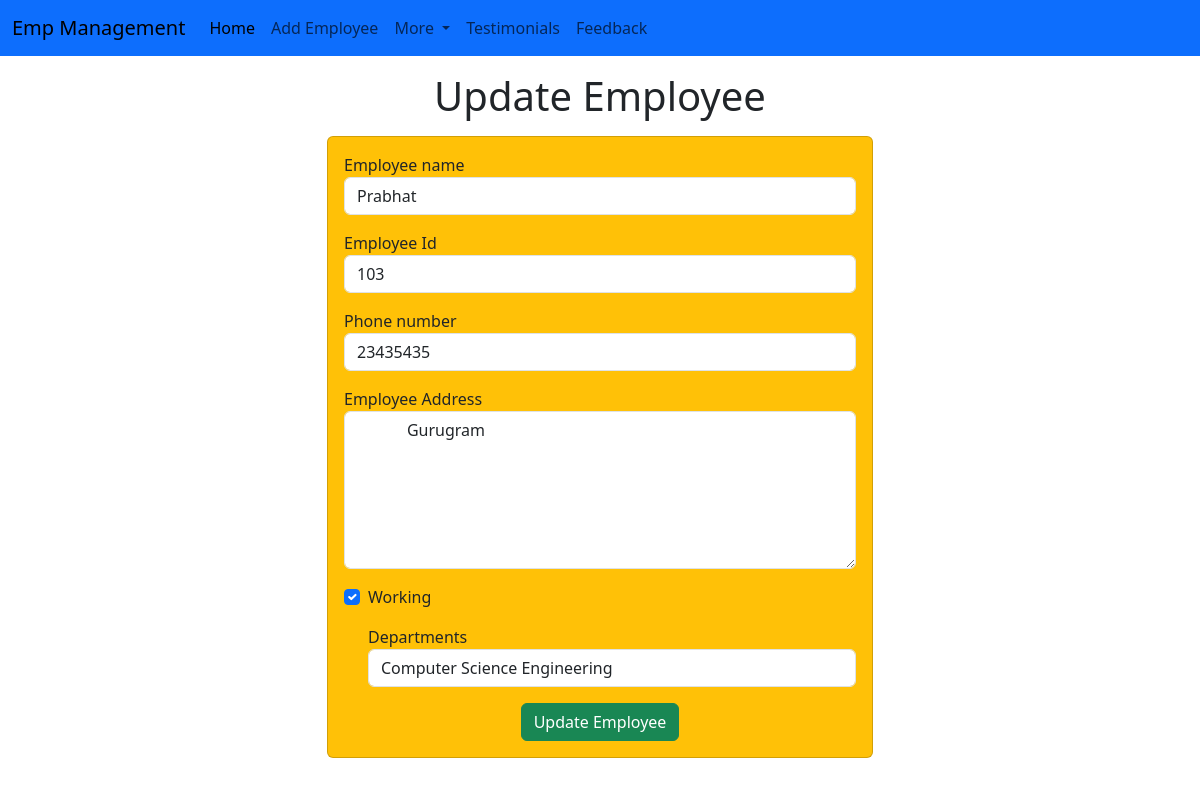
The page /emp/update_emp/5 on the database its author committed.
### emp/models.py (models this page shows, shortened)
class Emp(models.Model):
    name=models.CharField(max_length=200)
    emp_id=models.CharField(max_length=200)
    phone=models.CharField(max_length=10)
    address=models.CharField(max_length=150)
    working=models.BooleanField(default=True)
    department=models.CharField(max_length=10)

### emp/views.py (the view)
# urls.py: path("update_emp/<int:emp_id>",update_emp),
def update_emp(request, emp_id):
    emp=Emp.objects.get(pk=emp_id)
    return render(request,"emp/update_emp.html",{
        'emp':emp
    })

### templates/emp/update_emp.html (shortened to what this page needs)
<!doctype html>
<html lang="en">
  <head>
    <link href="https://cdn.jsdelivr.net/npm/bootstrap@5.3.3/dist/css/bootstrap.min.css" rel="stylesheet">
  </head>
  <body>
  {% include 'emp/navbar.html' %}
    <h1 class="text-center my-3">Update Employee</h1>
    <div class="container">
      <div class="row">
        <div class="col-md-6 offset-md-3">
          <div class="card bg-warning">
            <div class="card-body">
              <form action="/emp/do_update_emp/{{emp.id}}" method="POST">
                <div class="mb-3">
                  <label for="name">Employee name</label>
                  <input
                          id="name"
                          type="text"
                          class="form-control"
                          placeholder="Enter emp name"
                          name="emp_name"
                          value="{{emp.name}}"
                  />
                </div>
                <div class="mb-3">
                  <label for="emp_id">Employee Id</label>
                  <input id="emp_id"
                         type="text"
                         class="form-control"
                         placeholder="Enter emp Id"
                         name="emp_id"
                         value="{{emp.emp_id}}"
                  />
                </div>
                <div class="mb-3">
                  <label for="phone">Phone number</label>
                  <input id="phone"
                         type="text"
                         class="form-control"
                         placeholder="Enter emp phone number"
                         name="emp_phone"
                         value="{{emp.phone}}"
                  />
                </div>
                <div class="mb-3">
                  <label for="address">Employee Address</label>
                  <textarea
                          id="address"
                          rows="6"
                          class="form-control"
                          name="emp_address"
                  >{{emp.address}}</textarea>
                </div>
                <div class="mb-3 form-check">
                  <label for="working">Working</label>
                  <input
                          id="working"
                          type="checkbox"
                          class="form-check-input"
                          placeholder="Enter emp phone number"
                          name="emp_working"
                          {% if emp.working %}
                            checked
                          {% endif %}
                  >
                </div>
                  <div class="mb-3 form-check">
                  <label for="dept">Departments</label>
                  <select
                    name="emp_department"
                    id="dept"
                    class="form-control"
                    value="{{emp.department}}"
                  >
                    <option value="CSE">Computer Science Engineering</option>
                  </select>
                </div>
                <div class="container text-center">
                  <button class="btn btn-success">
                    Update Employee
                  </button>
                </div>
              </form>
            </div>
          </div>
        </div>
      </div>
    </div>
  </body>
</html>

### rows shown on the page
Emp: emp_name "Prabhat", emp_id "103", emp_phone "23435435", emp_address "Gurugram", working "☑", emp_department "Computer Science Engineering"
